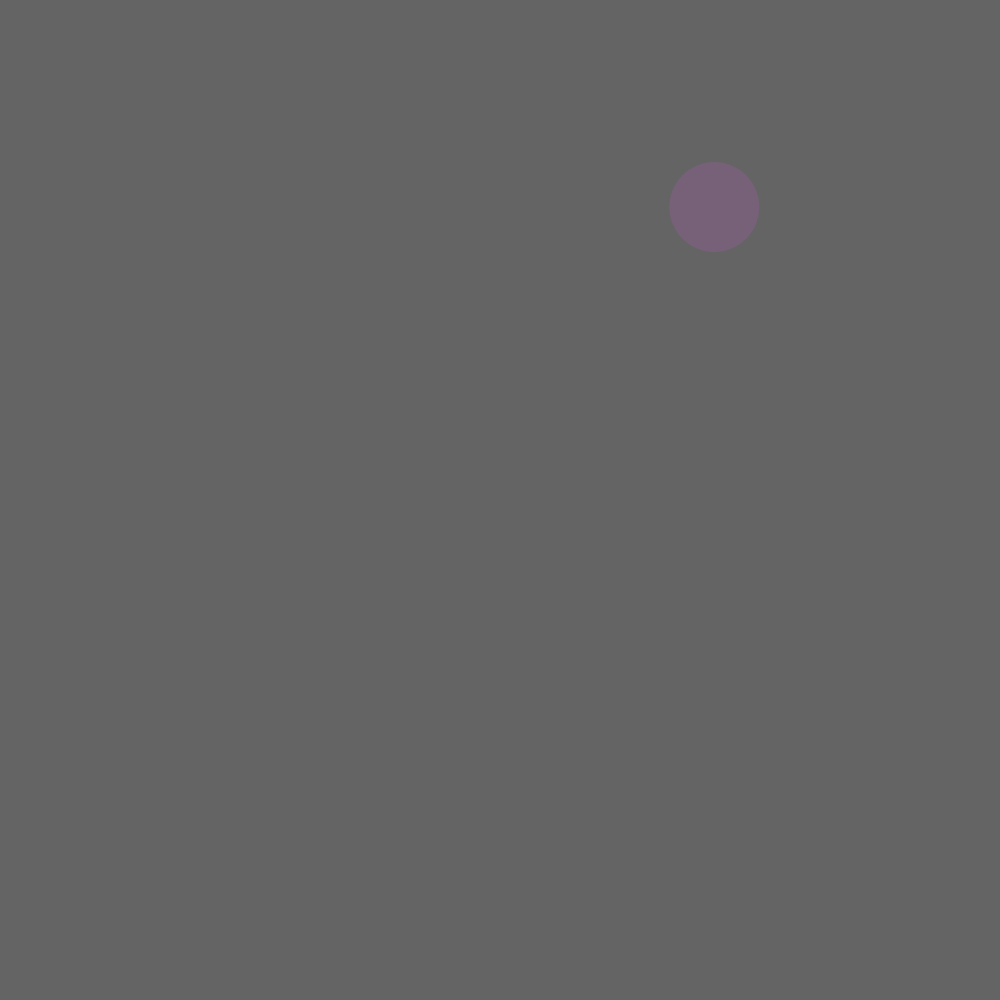
Frame 1 (no input)
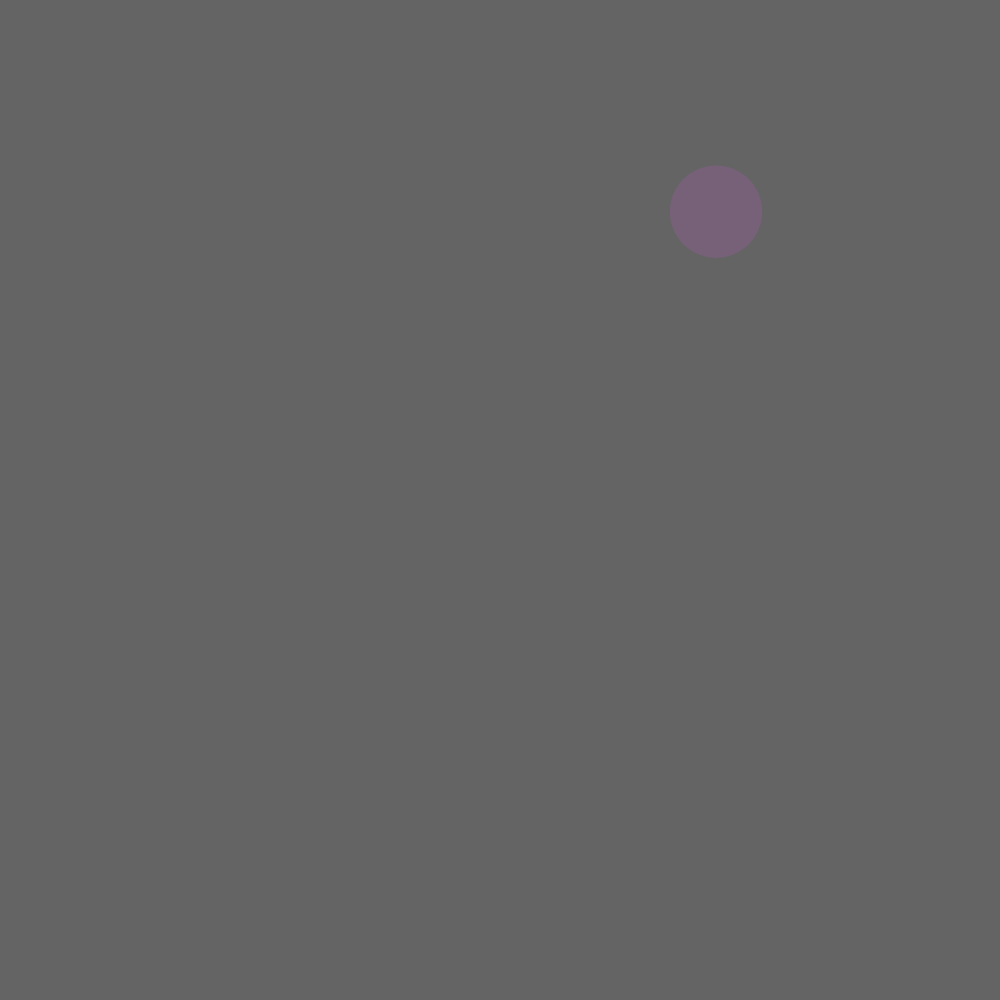
Frame 60 (no input)
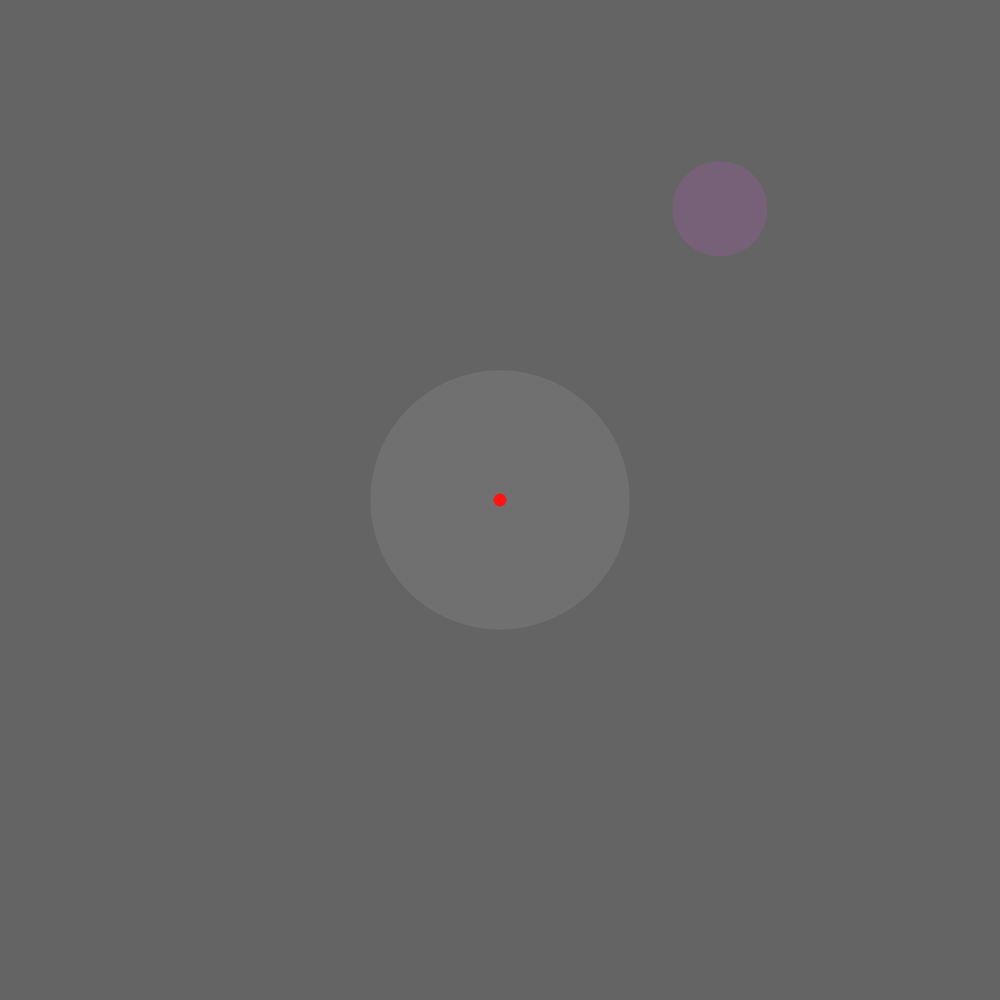
Frame 120 (the mouse pressed at the canvas centre since frame 60)

The p5.js sketch that drew these frames (run headless with seeded random() and noise() and a simulated clock; from frame 60 on, the mouse is pressed at the canvas centre):

// p5.js sketch
// ── sketch.js
let originCell;
let cells = [];
let viruses = [];
let virus;
let cell;
let cellCount = 1;
let width = 1000;
let height = 1000;

function setup() {
    createCanvas(width, height);
    originCell = new Cell(randomPos(), 90, "cell#0");
    cells.push(originCell);
}

function draw() {
  background(100);
  if (cells.length > 5000) {
    cells.splice(0,1000);
  }
  for (let i = 0; i < cells.length; i++) {
    cell = cells[i];
    cell.show();

    if(!cell.grow()) die(i);
    if(!cell.canGrow) {cells.push(cell.mitosis()); cellCount++;}
    cell.move();

  }

    for (let y = 0; y < viruses.length; y++) {
      virus = viruses[y];
      virus.show();
      if(virus.empty()) {
        virus.see(cells);
      } else {
        continue;
      }

    }



}

function randomPos() {
  return createVector(random(0, width), random(0,height));
}

function die(i) {
  cells.splice(i, 1);
  console.log(cells[i].name + " died aged: " + cells[i].age);
}

function test() {
  for (let i = 0; i < 100; i++) {
    cells.push(cell.mitosis());
    cellCount++;
  }
}

function mousePressed(){
  console.log("new Virus");
  viruses.push(new Virus(createVector(mouseX, mouseY), random(10,20)));

}





// ── cell.js
class Cell {


  constructor(pos, radius, name){
    this.name = name;
    this.maxAge = 5000;
    this.maxSize = 100;
    this.canGrow = true;
    this.age = 100;
    this.pos = pos;
    this.r = radius;
    this.vel = createVector(0, 0);
    this.maxhp = this.calcHp("hp");
    this.hp = this.maxhp;
    //this.color = this.calcColor();
    this.color = color(random(0, 255), random(0,255), random(0,255), 50);
  }

  show() {
    noStroke();
    fill(this.color);
    ellipse(this.pos.x, this.pos.y, this.r);
  }

  grow() {
    if(this.age%100==0) this.life();

    this.age++;
    if(this.hp > 0 && this.age < this.maxAge) {

        if(this.canGrow) {

          let newSize = ((sqrt(5)*sqrt((this.r*2)*sqrt(this.age)))/2500);
          //let newSize = sqrt(((this.r*2)*sqrt(this.age))/1000)/100;

          if (this.r+newSize < this.maxSize) {
            this.r += newSize;
          } else {
            this.canGrow = false;
          }

        }

        return true;

      } else {

        return false;
      }

  }

  mitosis() {
    this.split();
    console.log("split");
    let newPos = createVector(width/2, height/2);
    let newCell = new Cell(newPos, this.r+random(0,10), "cell#"+cellCount.toString());
    return newCell;
  }

  split() {
    this.r = this.r/4;
    this.canGrow = true;
  }

  life() {
    this.maxhp = this.calcHp("hp");
    //this.color = this.calcColor();
  }

  move(vector) {
    let vel = p5.Vector.random2D();
    this.pos.add(vel);
    /*
    if (this.pos.x > width - this.r) {
      this.pos.add(createVector(-10,0));
    } else if (this.pos.x < this.r) {
      this.pos.add(createVector(10,0));
    }
    if (this.pos.y > height - this.r) {
      this.pos.add(createVector(0,-10));
    } else if (this.pos.y < this.r) {
      this.pos.add(createVector(0,10));
    }
    */



  }

  collision(other) {

    let d = p5.Vector.dist(this.pos, other.pos);
    if (d < this.r + other.r) {
      return true;
    } else {
      return false;
    }

  }



















  brandNew() {
    console.log("test add cells");
    let newPos = createVector(width/2, height/2);
    let newCell = new Cell(newPos, random(40,80));
    return newCell;
  }





  calcHp(retType) {

    switch (retType) {
      case "hp":
        return ((this.r*2)*sqrt(this.age))/100;
        break;
      case "perc":
        let onePerc = this.maxhp/100;
        return this.hp/onePerc;
        break;
      default:
        console.log("calcHp error");
        break;
    }

  }
/*
  calcColor() {
      let percent = this.calcHp("perc");
      let red, green, blue  = 0;
      console.log(percent);
      if(percent < 50) {
        red = 255;
        green = Math.round(5.1 * percent);
      }
      else {
        green = 255;
        red = Math.round(510 - 5.10 * percent);
      }
      let h = red * 0x10000 + green * 0x100 + blue * 0x1;
      let result = '#' + ('000000' + h.toString(16)).slice(-6);
      let r = unhex(result.slice(1,3));
      let g  = unhex(result.slice(3,5));
      let b = unhex(result.slice(5,7));
      return color(r,g,b);
  }
  */
}


// ── virus.js
class Virus {
  constructor(pos, radius) {
    this.damage = random(10,50);
    this.hp = random(300,600);
    this.speed = random(5, 20);
    this.pos = pos;
    this.r = radius;
    this.color = color("red");
    this.vision = this.r*20;
    this.onJob = false;

    this.acceleration = createVector(0, 0);
    this.velocity = p5.Vector.random2D();
    this.maxspeed = 0.001;    // Maximum speed
    this.maxforce = 0.05; // Maximum steering force
  }

  show() {
    fill(this.color);
    ellipse(this.pos.x, this.pos.y, this.r);
    fill(255,255,255,20);
    ellipse(this.pos.x, this.pos.y, this.vision);
  }

  see(cells) {

    let d;
    let cell;
    for (let i = 0; i < cells.length; i++) {

      cell = cells[i];
      d = p5.Vector.dist(this.pos, cell.pos);
      if(d < this.vision) {
        this.onJob = true;
        this.kill(cell);//go to cell and kill
        break;
      }

    }
  }

  kill(cell) {
    console.log("killing");
    for (let i = 0; cell.hp > 0; i++) {
      let goal = p5.Vector.sub(cell.pos, this.pos);
      goal.normalize();
      goal.mult(this.maxspeed);
      let steer = p5.Vector.sub(goal, this.velocity);
      steer.limit(this.maxforce); // Limit to maximum steering force
      steer.mult(1.0);
      this.acceleration.add(steer);
      // Update velocity
      this.velocity.add(this.acceleration);
      // Limit speed
      this.velocity.limit(this.maxspeed);
      this.pos.add(this.velocity);
      // Reset acceleration to 0 each cycle
      this.acceleration.mult(0);
      if(this.collision(cell)) {
        this.damageCell(cell);
      }
    }

    if(cell.hp <= 0) {
      this.onJob = false;
    }

  }

  damageCell(other){
    other.hp -= this.damage;
  }

  collision(other) {

    let d = p5.Vector.dist(this.pos, other.pos);
    if (d < this.r + other.r) {
      return true;
    } else {
      return false;
    }

  }

  empty() {
    return !this.onJob;
  }

}
